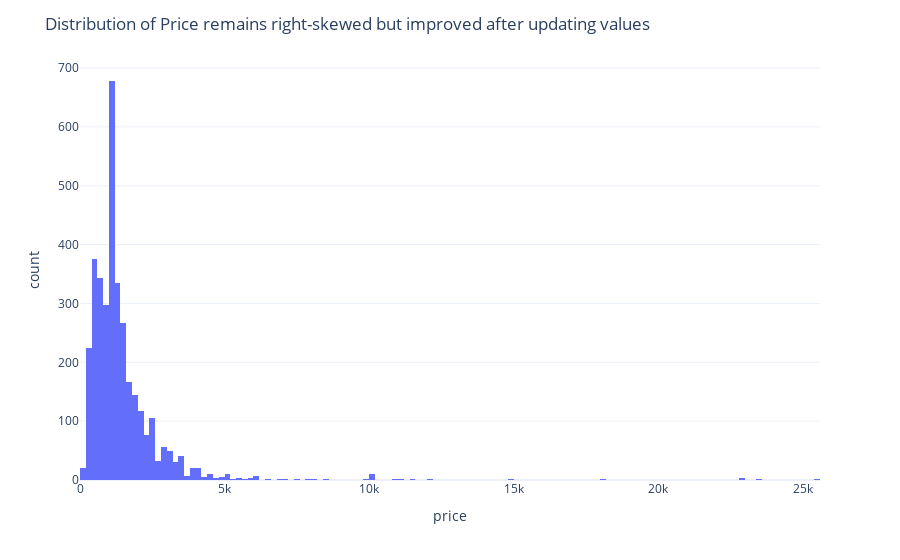

Here is the notebook cell this chart was saved with:
### Code cell
fig = px.histogram(df_listing, x='price')
fig.update_layout(title='Distribution of Price remains right-skewed but improved after updating values')
fig

### Figure 1 — Plotly figure (JSON) as saved in the notebook; plotly's stock layout.template omitted (floating-point values rounded to 4 significant figures; data arrays with more than 128 entries replaced by an {"elided": "..."} marker saying what was removed)
{"data": [{"alignmentgroup": "True", "bingroup": "x", "hovertemplate": "price=%{x}<br>count=%{y}<extra></extra>", "legendgroup": "", "marker": {"color": "#636efa", "pattern": {"shape": ""}}, "name": "", "offsetgroup": "", "orientation": "v", "showlegend": false, "type": "histogram", "x": {"elided": "3499 int values"}, "xaxis": "x", "yaxis": "y"}], "layout": {"barmode": "relative", "legend": {"tracegroupgap": 0}, "margin": {"t": 60}, "title": {"text": "Distribution of Price remains right-skewed but improved after updating values"}, "xaxis": {"anchor": "y", "domain": [0, 1], "title": {"text": "price"}}, "yaxis": {"anchor": "x", "domain": [0, 1], "title": {"text": "count"}}}}
